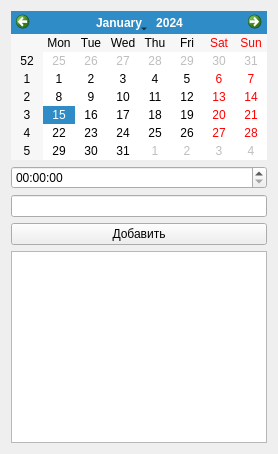
<?xml version="1.0" encoding="UTF-8"?>
<ui version="4.0">
    <class>Form</class>
    <widget class="QWidget" name="Form">
        <layout class="QVBoxLayout">
            <item>
                <widget class="QCalendarWidget" name="calendar" />
            </item>
            <item>
                <widget class="QTimeEdit" name="timeEdit" />
            </item>
            <item>
                <widget class="QLineEdit" name="lineEdit" />
            </item>
            <item>
                <widget class="QPushButton" name="btn">
                    <property name="text">
                        <string>Добавить</string>
                    </property>
                </widget>
            </item>
            <item>
                <widget class="QListWidget" name="listWidget" />
            </item>
        </layout>
    </widget>
</ui>
